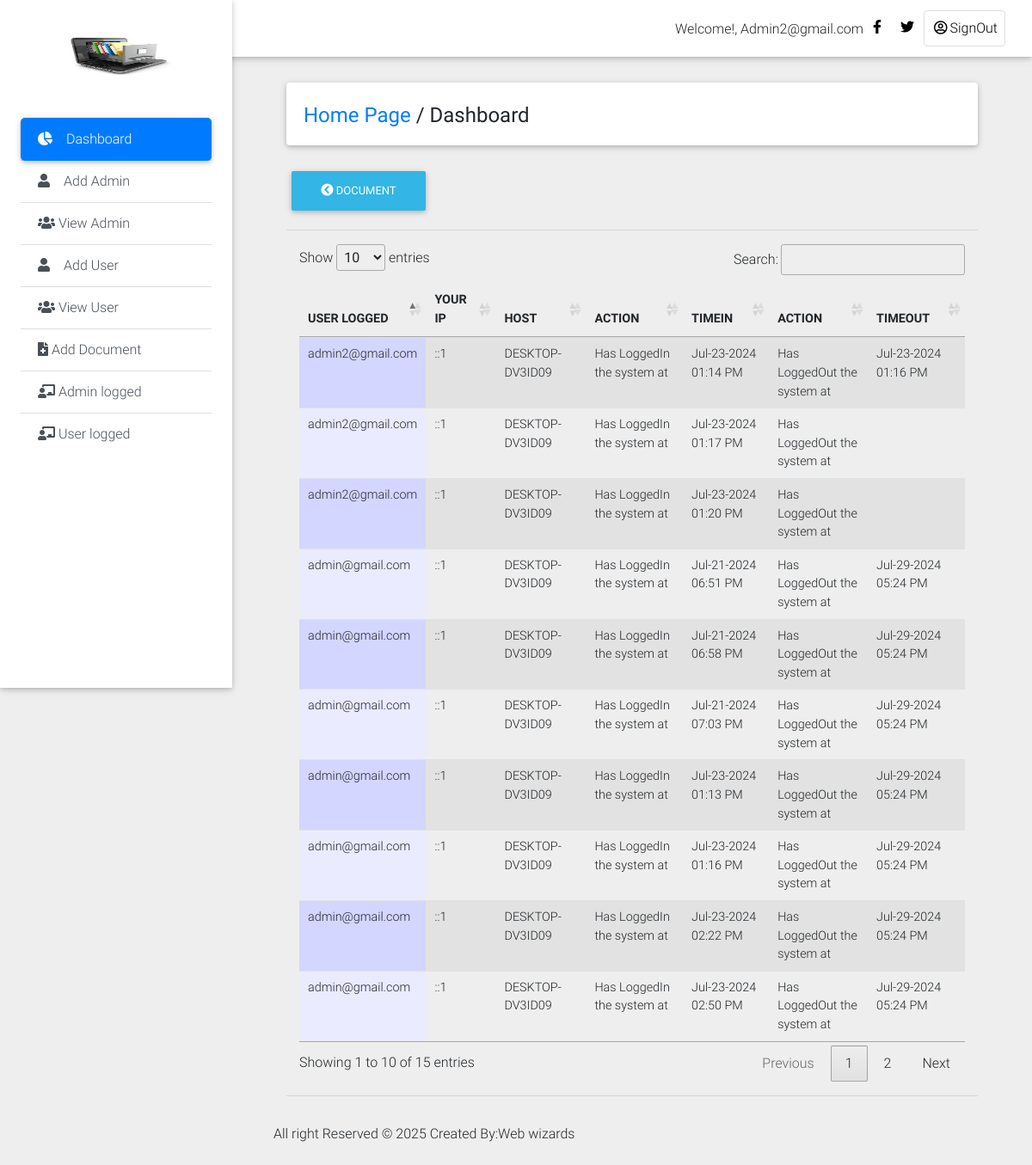
The page /Private_Dashboard/admin_log.php (signed in) on the database its author committed.
### tables this page shows
CREATE TABLE `history_log1` (
  `log_id` int(11) NOT NULL,
  `id` int(11) NOT NULL,
  `admin_user` text NOT NULL,
  `action` varchar(100) NOT NULL,
  `actions` varchar(200) NOT NULL DEFAULT 'Has LoggedOut the system at',
  `ip` text NOT NULL,
  `host` text NOT NULL,
  `login_time` varchar(200) NOT NULL,
  `logout_time` varchar(200) NOT NULL
);

### Private_Dashboard/admin_log.php (the view, shortened to what this page needs)
<!DOCTYPE html>
<html lang="en">
<head>
  <link rel="stylesheet" href="https://use.fontawesome.com/releases/v5.8.1/css/all.css">
  <link href="css/bootstrap.min.css" rel="stylesheet">
  <link href="css/mdb.min.css" rel="stylesheet">
  <link href="css/style.min.css" rel="stylesheet">
    <link rel="stylesheet" type="text/css" href="medias/css/dataTable.css" />
</head>
<body class="grey lighten-3">
  <header>
    <nav class="navbar fixed-top navbar-expand-lg navbar-light white scrolling-navbar">
      <div class="container-fluid">
        <div class="collapse navbar-collapse" id="navbarSupportedContent">
            <?php
             require_once("include/connection.php");
               $id = mysqli_real_escape_string($conn,$_SESSION['admin_user']);
              $r = mysqli_query($conn,"SELECT * FROM admin_login where id = '$id'") or die (mysqli_error($con));
              $row = mysqli_fetch_array($r);
               $id=$row['admin_user'];
            ?>
          <ul class="navbar-nav nav-flex-icons">
                <li style="margin-top: 10px;">Welcome!,</font> <?php echo ucwords(htmlentities($id)); ?></li>
            <li class="nav-item">
              <a href="#" class="nav-link waves-effect" target="_blank">
                <i class="fab fa-facebook-f"></i>
              </a>
            </li>
            <li class="nav-item">
              <a href="#" class="nav-link waves-effect" target="_blank">
                <i class="fab fa-twitter"></i>
              </a>
            </li>
            <li class="nav-item">
              <a href="logout.php" class="nav-link border border-light rounded waves-effect">
               <i class="far fa-user-circle"></i>SignOut
              </a>
            </li>
          </ul>
        </div>
      </div>
    </nav>
    <div class="sidebar-fixed position-fixed">
      <a class="logo-wrapper waves-effect">
        <img src="img/images.jpg" width="150px" height="200px;" class="img-fluid" alt="">
      </a>
     <div class="list-group list-group-flush">
        <a href="dashboard.php" class="list-group-item active waves-effect">
          <i class="fas fa-chart-pie mr-3"></i>Dashboard
        </a>
         <a href="#" class="list-group-item list-group-item-action waves-effect"  data-toggle="modal" data-target="#modalRegisterForm">
          <i class="fas fa-user mr-3"></i>Add Admin</a>
            <a href="view_admin.php" class="list-group-item list-group-item-action waves-effect">
          <i class="fas fa-users"></i> View Admin</a>
        <a href="#" class="list-group-item list-group-item-action waves-effect" data-toggle="modal" data-target="#modalRegisterForm2">
          <i class="fas fa-user mr-3"></i>Add User</a>
           <a href="view_user.php" class="list-group-item list-group-item-action waves-effect">
          <i class="fas fa-users"></i>  View User</a>
        <a href="add_document.php" class="list-group-item list-group-item-action waves-effect">
          <i class="fas fa-file-medical"></i> Add Document</a>
            <a href="admin_log.php" class="list-group-item list-group-item-action waves-effect">
          <i class="fas fa-chalkboard-teacher"></i> Admin logged</a>
              <a href="user_log.php" class="list-group-item list-group-item-action waves-effect">
          <i class="fas fa-chalkboard-teacher"></i> User logged</a>
      </div>
    </div>
  </header>
  <main class="pt-5 mx-lg-5">
    <div class="container-fluid mt-5">
      <div class="card mb-4 wow fadeIn">
        <div class="card-body d-sm-flex justify-content-between">
          <h4 class="mb-2 mb-sm-0 pt-1">
            <a href="dashboard.php">Home Page</a>
            <span>/</span>
            <span>Dashboard</span>
          </h4>
        </div>
      </div>
      <div class="">
    <a href="add_document.php"><button type="button" class="btn btn-info"><i class="fas fa-chevron-circle-left"></i>  Document</button></a>
    </div>
<hr>
 <div class="col-md-12">
  <table id="dtable" class = "table table-striped" style="">
     <thead>
    <th>USER LOGGED</th>
     <th>YOUR IP</th>
     <th>HOST</th>
     <th>ACTION</th>
     <th>TIMEIN</th>
     <th>ACTION</th>
     <th>TIMEOUT</th>
</thead>
<tbody>
    <tr>
        <?php
        require_once("include/connection.php");
      $query = mysqli_query($conn,"SELECT * from history_log1") or die (mysqli_error($conn));
      while($file=mysqli_fetch_array($query)){
         $name =  $file['admin_user'];
         $ip =  $file['ip'];
         $host =  $file['host'];
         $action =  $file['action'];
         $logintime =  $file['login_time'];
         $actions =  $file['actions'];
         $logouttime =  $file['logout_time'];
      ?>
      <td><?php echo $name; ?></td>
       <td><?php echo $ip; ?></td>
      <td><?php echo $host; ?></td>
      <td><?php echo $action; ?></td>
      <td><?php echo $logintime; ?></td>
      <td><?php echo $actions; ?></td>
      <td><?php echo $logouttime; ?></td>
    </tr>
<?php } ?>
</tbody>
   </table>
    </div>
    <hr></div>
    <div class="footer-copyright py-3">
     <p>All right Reserved &copy; <?php echo date('Y');?> Created By:Web wizards</p>
    </div>
<link rel="stylesheet" type="text/css" href="https://cdn.datatables.net/1.10.9/css/jquery.dataTables.min.css"/>
<link rel="stylesheet" type="text/css" href="https://cdn.datatables.net/responsive/1.0.3/css/dataTables.responsive.css">
</body>
</html>

### Private_Dashboard/medias/css/dataTable.css (style rules this page uses)
.sorting_asc { background: url('../images/sort_asc.png') no-repeat center right; }
.sorting { background: url('../images/sort_both.png') no-repeat center right; }
tr.even { background-color: white; }
tr.odd td.sorting_1 { background-color: #D3D6FF; }
tr.even td.sorting_1 { background-color: #EAEBFF; }

### rows shown on the page
history_log1: admin_user "admin@gmail.com", ip "::1", host "DESKTOP-DV3ID09", action "Has LoggedIn the system at", login_time "Jul-21-2024 06:51 PM", actions "Has LoggedOut the system at", logout_time "Jul-29-2024 05:24 PM"
history_log1: admin_user "admin@gmail.com", ip "::1", host "DESKTOP-DV3ID09", action "Has LoggedIn the system at", login_time "Jul-21-2024 06:58 PM", actions "Has LoggedOut the system at", logout_time "Jul-29-2024 05:24 PM"
history_log1: admin_user "admin@gmail.com", ip "::1", host "DESKTOP-DV3ID09", action "Has LoggedIn the system at", login_time "Jul-21-2024 07:03 PM", actions "Has LoggedOut the system at", logout_time "Jul-29-2024 05:24 PM"
history_log1: admin_user "admin@gmail.com", ip "::1", host "DESKTOP-DV3ID09", action "Has LoggedIn the system at", login_time "Jul-23-2024 01:13 PM", actions "Has LoggedOut the system at", logout_time "Jul-29-2024 05:24 PM"
history_log1: admin_user "admin2@gmail.com", ip "::1", host "DESKTOP-DV3ID09", action "Has LoggedIn the system at", login_time "Jul-23-2024 01:14 PM", actions "Has LoggedOut the system at", logout_time "Jul-23-2024 01:16 PM"
history_log1: admin_user "admin@gmail.com", ip "::1", host "DESKTOP-DV3ID09", action "Has LoggedIn the system at", login_time "Jul-23-2024 01:16 PM", actions "Has LoggedOut the system at", logout_time "Jul-29-2024 05:24 PM"
history_log1: admin_user "admin2@gmail.com", ip "::1", host "DESKTOP-DV3ID09", action "Has LoggedIn the system at", login_time "Jul-23-2024 01:17 PM", actions "Has LoggedOut the system at"
history_log1: admin_user "admin2@gmail.com", ip "::1", host "DESKTOP-DV3ID09", action "Has LoggedIn the system at", login_time "Jul-23-2024 01:20 PM", actions "Has LoggedOut the system at"
history_log1: admin_user "admin@gmail.com", ip "::1", host "DESKTOP-DV3ID09", action "Has LoggedIn the system at", login_time "Jul-23-2024 02:22 PM", actions "Has LoggedOut the system at", logout_time "Jul-29-2024 05:24 PM"
history_log1: admin_user "admin@gmail.com", ip "::1", host "DESKTOP-DV3ID09", action "Has LoggedIn the system at", login_time "Jul-23-2024 02:50 PM", actions "Has LoggedOut the system at", logout_time "Jul-29-2024 05:24 PM"

### other values the page prints
$id "Admin2@gmail.com"
